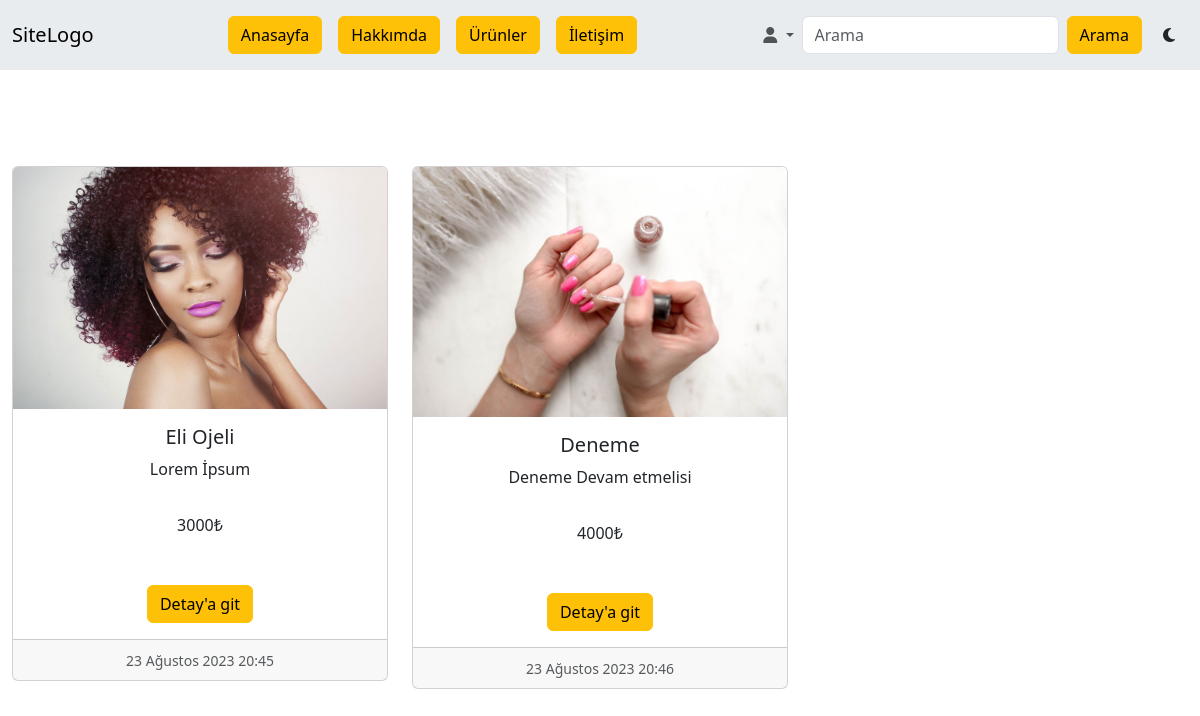
/urunlerimiz, run on an earlier commit of the app's database.
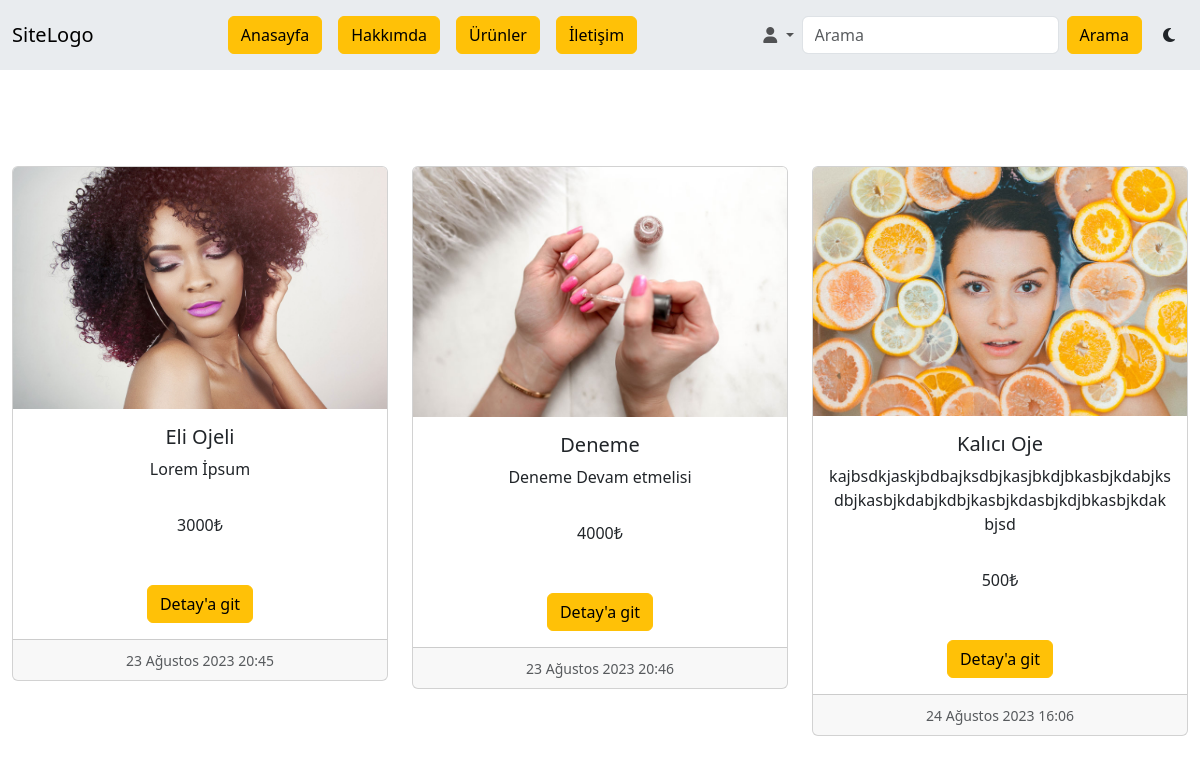
And on a later commit of the database.
### siteApp/models.py (models this page shows, shortened)
class Tasarim(models.Model):
    image = models.ImageField(("Resim Dosya"), upload_to="siteApp/Uploads", height_field=None, width_field=None, max_length=None)
    fiyat = models.IntegerField(("Fiyat"), blank=True)
    sanatci = models.ForeignKey(User, verbose_name=("Sanatci"), on_delete=models.CASCADE)
    sanatEseriBaslik = models.CharField(("Sanat Eseri Başlığı"), max_length=500)
    sanatEseriAciklamasi = models.TextField(("Sanat Eseri İçeriği"), max_length=500)
    createdAt = models.DateTimeField(("Oluşturulma Tarihi"), auto_now=True)

### siteApp/views.py (the view)
# urls.py: path('urunlerimiz', urunler, name='urun'),
def urunler(request):
    context = {}
    urunler = Tasarim.objects.all()
    context['urunler'] = urunler
    return render(request, "urunler.html", context)

### siteApp/templates/urunler.html (shortened to what this page needs)
{% extends "base.html" %}
{% block site-icerik %}
<div class="row justify-content-center">
        {% include "./Components/_arts.html" %}
</div>
{% endblock site-icerik %}

### siteApp/templates/Components/_arts.html (shortened to what this page needs)
<div class="row justify-center mt-5">
    {% if searchUrunler is None %}
    {% for urun in urunler %}
    <div class="col-md-4">
        <div class="card mt-5">
            <img src={{urun.image}} class="card-img-top" alt="...">
            <div class="card-body">
                <h5 class="card-title text-center">{{urun.sanatEseriBaslik}}</h5>
                <p style="overflow: hidden;" class="card-text text-center">{{urun.sanatEseriAciklamasi}}</p>
            </div>
            <div class="card-body text-center">
                <p>{{urun.fiyat}}₺</p>
            </div>
            <div class="card-body text-center">
                <button class="btn btn-warning"><a class="link-underline link-underline-opacity-0 link-body-emphasis" href="{% url 'urundetay' urun.id %}">Detay'a git</a></button>
            </div>
            <div class="card-footer text-center">
                <small class="text-body-secondary">{{urun.createdAt}}</small>
            </div>
        </div>
    </div>
    {% endfor %}
    {% endif %}
</div>

What changed in the data, as far as the page shows it:
added Tasarim: image (picture), sanatEseriBaslik "Kalıcı Oje", sanatEseriAciklamasi "kajbsdkjaskjbdbajksdbjkasjbkdjbkasbjkdabjksdbjkasbjkdabjkdbjkasbjkdasbjkdjbkasbjkdakbjsd", fiyat "500", createdAt "24 Ağustos 2023 16:06"
